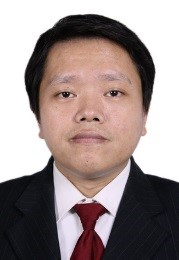
%> input picture CHT/CH02/1.jpg, 179 x 260 px
$ octave fig1.m   (GNU Octave 9; MATLAB toolbox functions it lacks are replaced by stand-ins)
%> lines starting %> are read from the running program, lines starting %| are printed output that depends on the picture; in (x1, y1, x2, y2) boxes, pixels count from 0 and x2, y2 are one past the last pixel; in counts of white or black regions, pixels touching at a corner belong together; the program's own positions count from 1
clc;
clear all;
img1 = imread('1.jpg');
%> img1 is the input picture: size 260x179x3 uint8; mean R, G, B 155.1, 141, 139.3
img2 = imread('2.jpg');
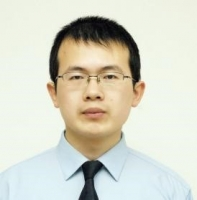
%> input picture CHT/CH02/2.jpg, 197 x 200 px
%> img2 is the input picture: size 200x197x3 uint8; mean R, G, B 213.4, 213.5, 199.7
figure,
subplot(2,2,1),imshow(img1);
img1 = im2bw(img1);
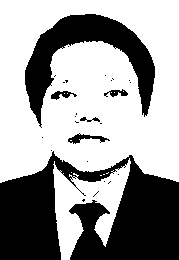
%> img1: size 260x179 logical; 61.5% white; 27 black regions (21 under 20 px), largest, box (x1, y1, x2, y2) and area: (0, 151, 179, 260) 12508, (25, 14, 155, 128) 4939, (68, 133, 110, 144) 181, (51, 91, 77, 100) 117, (104, 89, 128, 97) 100, (80, 117, 100, 122) 50
%（圖形分割）轉化為二值圖
img1 = not(img1);
%把圖形想表達的內容變成1
subplot(2,2,2), imshow(img1);
subplot(2,2,3), imshow(img2);
img2 = im2bw(img2);
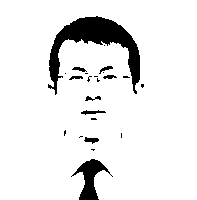
%> img2: size 200x197 logical; 91.3% white; 23 black regions (14 under 20 px), largest, box (x1, y1, x2, y2) and area: (48, 16, 140, 95) 2361, (71, 159, 113, 200) 654, (81, 110, 106, 115) 65
%（圖形分割）轉化為二值圖
img2 = not(img2);
%把圖形想表達的內容變成1
subplot(2,2,4), imshow(img2);
